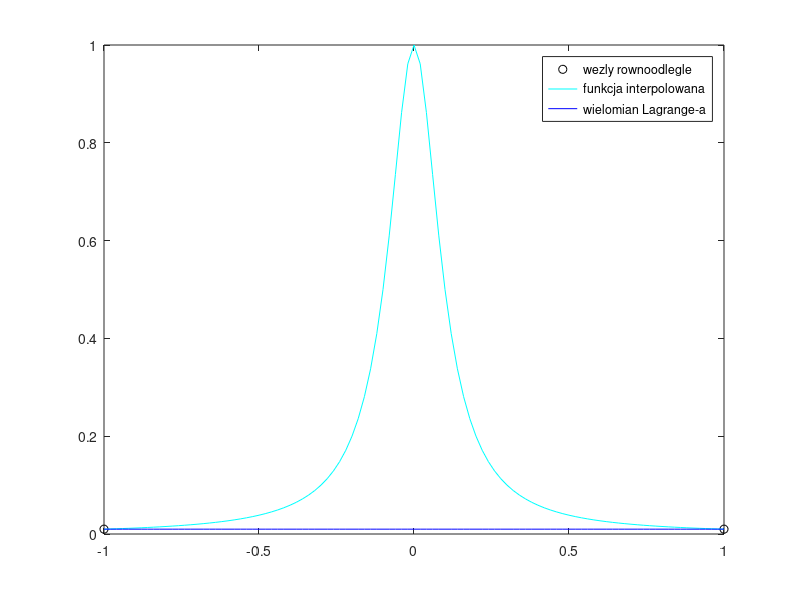

MATLAB code to generate this figure:
n=1; a=-1;b=1;step1=(b-a)/n;x=a:step1:b;y=1./(1+100.*x.*x);step2=(b-a)/100;xt=a:step2:b;wn=polyfit(x,y,n);ywn=polyval(wn,xt);plot(x,y,'ko',xt,1./(1+100.*xt.*xt),'c-',xt,ywn,'b-');legend('wezly rownoodlegle','funkcja interpolowana','wielomian Lagrange-a');